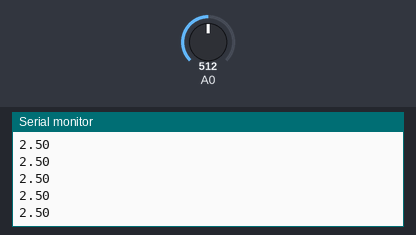
A sketch run on a simulated Arduino Uno, built with avr-gcc and run on an emulated ATmega328P. On the bench: the last lines printed to the serial monitor. The test bench sets the inputs (shaded band); at power-on: A0 = 512.

Above: at 1.2 s.
1.3 s: A0 set to 716
At 1.9 s:
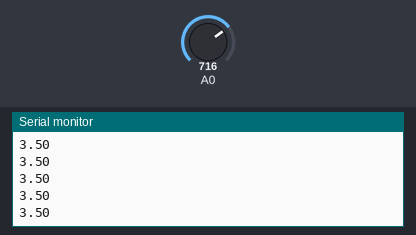
2.8 s: A0 set to 900
At 3.9 s:
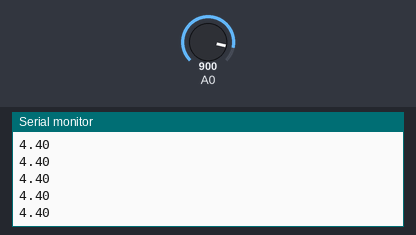
Timing chart, 0 to 5.8 s (numbered marks = the images above; inputs shaded):
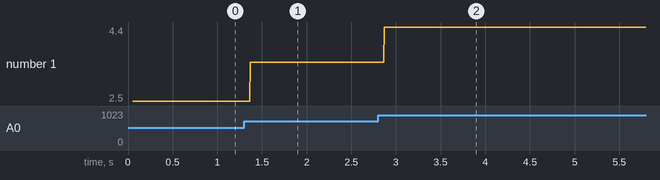

Measured:
- after the input at 1.3 s, the serial monitor: prints a new line after 0.07 s (image 1)
- after the input at 2.8 s, the serial monitor: prints a new line after 0.07 s (image 2)
- plotted number 1: 2.5 → 3.5 after the input at 1.3 s, 3.5 → 4.4 after the input at 2.8 s

The sketch:

readAnalog.ino
```cpp
void setup() {
  // put your setup code here, to run once:
  Serial.begin(9600);
  delay(50);
}

void loop() {
  // put your main code here, to run repeatedly:
  int sensorValue = analogRead(A0);               // read the input on analog pin 0:
  float voltage = sensorValue * (5.0 / 1023.0);   // Convert the analog reading (which goes from 0 - 1023) to a voltage (0 - 5V):
  Serial.println(voltage);                        // print out the value you read:

  delay(1);
}
```
